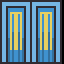

Rendered tile map (Tiled .tmx) drawn with the repository's tilesets; below, a short description and the full map source, tile grids included:
An orthogonal 1x1 tile map with 64x64 px tiles, 1 tile layer (Tile Layer 1).

<map version="1.10" tiledversion="1.10.2" orientation="orthogonal" renderorder="right-down" width="1" height="1" tilewidth="64" tileheight="64" infinite="0" nextlayerid="2" nextobjectid="1">
 <tileset firstgid="1" source="blue.tsx" />
 <layer id="1" name="Tile Layer 1" width="1" height="1">
  <data encoding="csv">
1
</data>
 </layer>
</map>
